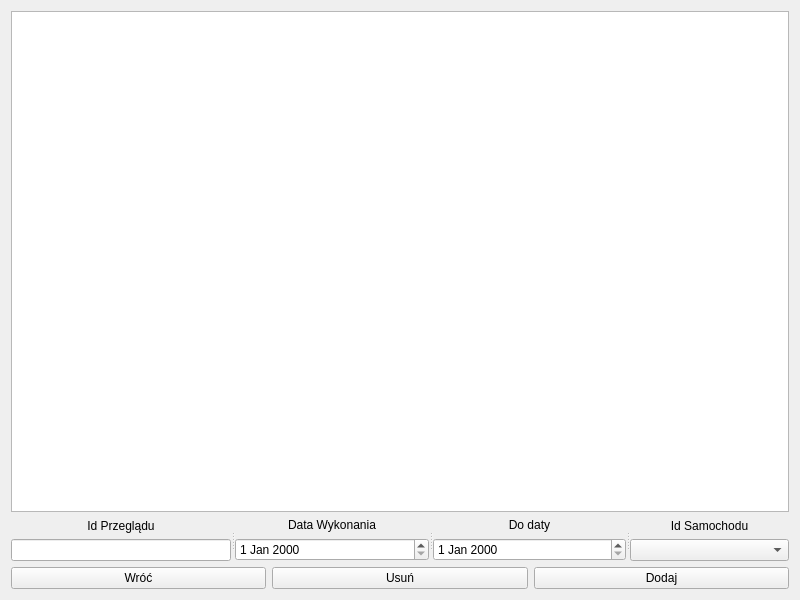
<?xml version="1.0" encoding="UTF-8"?>
<ui version="4.0">
 <class>ZarzadzaniePrzegladami</class>
 <widget class="QWidget" name="ZarzadzaniePrzegladami">
  <property name="geometry">
   <rect>
    <x>0</x>
    <y>0</y>
    <width>800</width>
    <height>600</height>
   </rect>
  </property>
  <property name="windowTitle">
   <string>Form</string>
  </property>
  <layout class="QVBoxLayout" name="verticalLayout_5">
   <item>
    <widget class="QTableView" name="tablica"/>
   </item>
   <item>
    <widget class="QSplitter" name="splitter">
     <property name="orientation">
      <enum>Qt::Horizontal</enum>
     </property>
     <widget class="QWidget" name="">
      <layout class="QVBoxLayout" name="verticalLayout">
       <item>
        <widget class="QLabel" name="Przeglad_Label">
         <property name="text">
          <string>Id Przeglądu</string>
         </property>
         <property name="alignment">
          <set>Qt::AlignCenter</set>
         </property>
        </widget>
       </item>
       <item>
        <widget class="QLineEdit" name="Przeglad_Line"/>
       </item>
      </layout>
     </widget>
     <widget class="QWidget" name="">
      <layout class="QVBoxLayout" name="verticalLayout_2">
       <item>
        <widget class="QLabel" name="Data_Label">
         <property name="text">
          <string>Data Wykonania</string>
         </property>
         <property name="alignment">
          <set>Qt::AlignCenter</set>
         </property>
        </widget>
       </item>
       <item>
        <widget class="QDateEdit" name="Data_Edit"/>
       </item>
      </layout>
     </widget>
     <widget class="QWidget" name="layoutWidget">
      <layout class="QVBoxLayout" name="verticalLayout_3">
       <item>
        <widget class="QLabel" name="Do_Label">
         <property name="text">
          <string>Do daty</string>
         </property>
         <property name="alignment">
          <set>Qt::AlignCenter</set>
         </property>
        </widget>
       </item>
       <item>
        <widget class="QDateEdit" name="Do_Edit"/>
       </item>
      </layout>
     </widget>
     <widget class="QWidget" name="">
      <layout class="QVBoxLayout" name="verticalLayout_4">
       <item>
        <widget class="QLabel" name="Samochod_Label">
         <property name="text">
          <string>Id Samochodu</string>
         </property>
         <property name="alignment">
          <set>Qt::AlignCenter</set>
         </property>
        </widget>
       </item>
       <item>
        <widget class="QComboBox" name="Samochod_Box"/>
       </item>
      </layout>
     </widget>
    </widget>
   </item>
   <item>
    <layout class="QHBoxLayout" name="horizontalLayout">
     <item>
      <widget class="QPushButton" name="Wroc_Button">
       <property name="text">
        <string>Wróć</string>
       </property>
      </widget>
     </item>
     <item>
      <widget class="QPushButton" name="Usun_Button">
       <property name="text">
        <string>Usuń</string>
       </property>
      </widget>
     </item>
     <item>
      <widget class="QPushButton" name="Dodaj_Button">
       <property name="text">
        <string>Dodaj</string>
       </property>
      </widget>
     </item>
    </layout>
   </item>
  </layout>
 </widget>
 <resources/>
 <connections/>
</ui>
